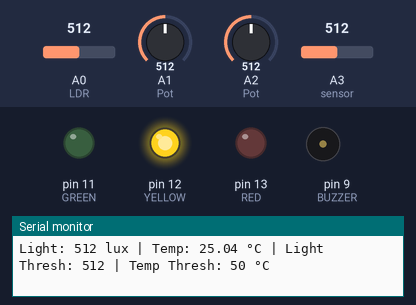
A sketch run on a simulated Arduino Uno, built with avr-gcc and run on an emulated ATmega328P. On the bench: output pins drawn as LEDs (lit = HIGH), buzzer (waves = sounding), the last lines printed to the serial monitor. The inputs (shaded band) are chosen by the test bench; at power-on: A0 (LDR) = 512, A1 (Pot) = 512, A3 (sensor) = 512, A2 (Pot) = 512.

Above: at 1.8 s.
1.9 s: A0 (LDR) set to 706
3.4 s: A0 (LDR) set to 727
At 4.9 s:
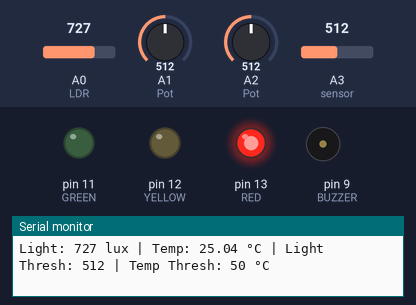
5.5 s: A1 (Pot) set to 537
At 7.2 s:
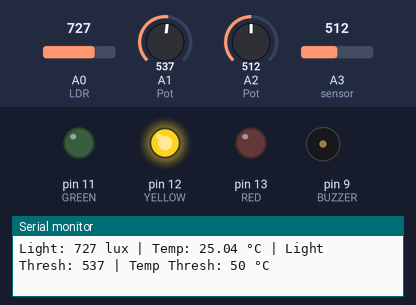
7.5 s: A3 (sensor) set to 741
9.3 s: A3 (sensor) set to 771
At 11.0 s:
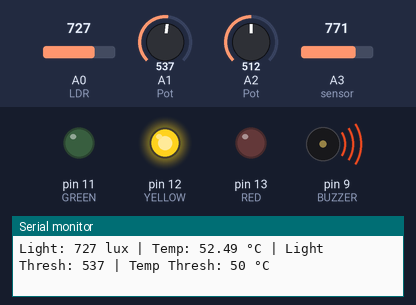
11.6 s: A1 (Pot) set to 306
At 13.4 s:
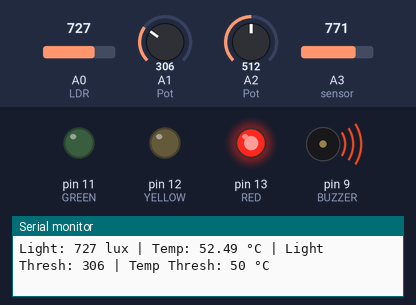
Timing chart, 0 to 14.6 s (numbered marks = the images above; inputs shaded):
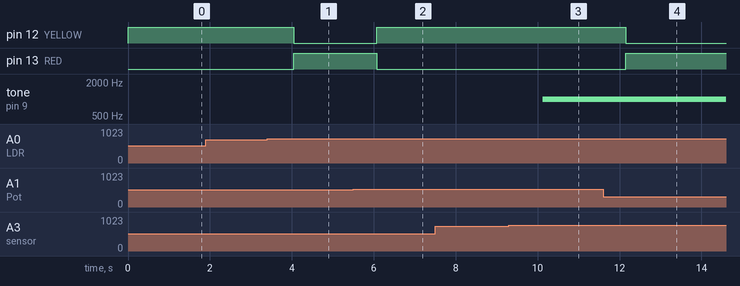

The sketch:

EnviroAlert.ino
```cpp
#define RED 13
#define YELLOW 12
#define GREEN 11
#define BUZZER 9

// Beta model constants for NTC thermistor
const float BETA = 3950;         // Beta value
const float T0 = 298.15;         // 25°C in Kelvin
const float R0 = 10000;          // Resistance at 25°C
const float SERIES_RESISTOR = 10000; // 10kΩ fixed resistor

void setup() {
  pinMode(RED, OUTPUT);
  pinMode(YELLOW, OUTPUT);
  pinMode(GREEN, OUTPUT);
  pinMode(BUZZER, OUTPUT);
  Serial.begin(9600);
}

void loop() {
  int light = analogRead(A0);         // LDR sensor value
  int lightThreshold = analogRead(A1); // Pot for light threshold
  int tempRaw = analogRead(A3);        // NTC sensor raw reading
  int tempThreshold = analogRead(A2);  // Pot for temperature threshold (0–1023 mapped later)

  // Convert raw NTC reading to temperature in Celsius using Beta formula
  float voltage = tempRaw * (5.0 / 1023.0);
  float resistance = SERIES_RESISTOR * (1023.0 / (float)tempRaw - 1.0);
  float temperatureK = 1.0 / (1.0 / T0 + log(resistance / R0) / BETA);
  float temperatureC = temperatureK - 273.15;

  // Map temperature threshold pot (0–1023) to 0–100°C
  int tempThreshC = map(tempThreshold, 0, 1023, 0, 100);

  // Light logic
  if (light > lightThreshold + 200) {
    digitalWrite(RED, HIGH);
    digitalWrite(YELLOW, LOW);
    digitalWrite(GREEN, LOW);
  } else if (light > lightThreshold - 100) {
    digitalWrite(RED, LOW);
    digitalWrite(YELLOW, HIGH);
    digitalWrite(GREEN, LOW);
  } else {
    digitalWrite(RED, LOW);
    digitalWrite(YELLOW, LOW);
    digitalWrite(GREEN, HIGH);
  }

  // Temperature logic (based on actual °C)
  if (temperatureC > tempThreshC) {
    tone(BUZZER, 1000); // frequency in Hz
  } else {
    noTone(BUZZER);
  }

  // Serial output for debugging
  Serial.print("Light: ");
  Serial.print(light);
  Serial.print(" lux | Temp: ");
  Serial.print(temperatureC, 2);
  Serial.print(" °C | Light Thresh: ");
  Serial.print(lightThreshold);
  Serial.print(" | Temp Thresh: ");
  Serial.print(tempThreshC);
  Serial.println(" °C");

  delay(1000);
}
```

Measured:
- the behaviour switches between 712 and 713 on A0 (LDR) (found by bisection; images 0 and 1)
- the behaviour switches between 526 and 527 on A1 (Pot) (found by bisection; images 1 and 2)
- the behaviour switches between 752 and 753 on A3 (sensor) (found by bisection; images 2 and 3)
- after the input at 3.4 s, pin 12 (YELLOW): HIGH → LOW after 0.65 s; pin 13 (RED): LOW → HIGH after 0.65 s
- after the input at 5.5 s, pin 12 (YELLOW): LOW → HIGH after 0.57 s; pin 13 (RED): HIGH → LOW after 0.57 s
- after the input at 9.3 s, tone on pin 9 (BUZZER): silent → 1000 Hz after 0.82 s
- after the input at 11.6 s, pin 12 (YELLOW): HIGH → LOW after 0.55 s; pin 13 (RED): LOW → HIGH after 0.55 s
